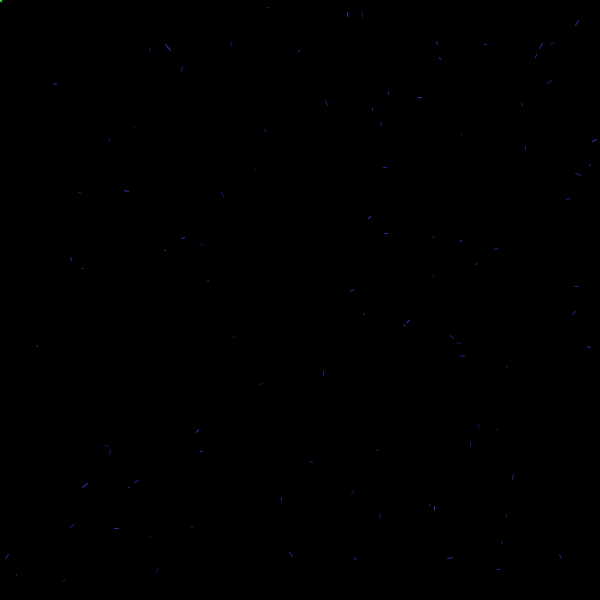
Frame 1 (no input)
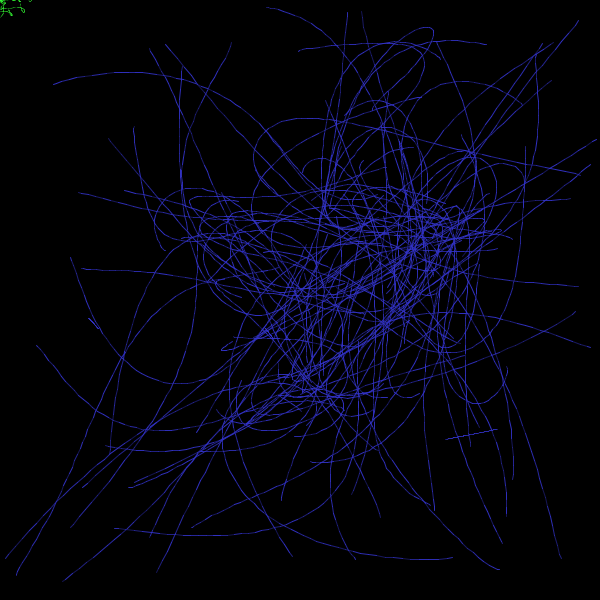
Frame 60 (the mouse pressed at the canvas centre just before this capture)
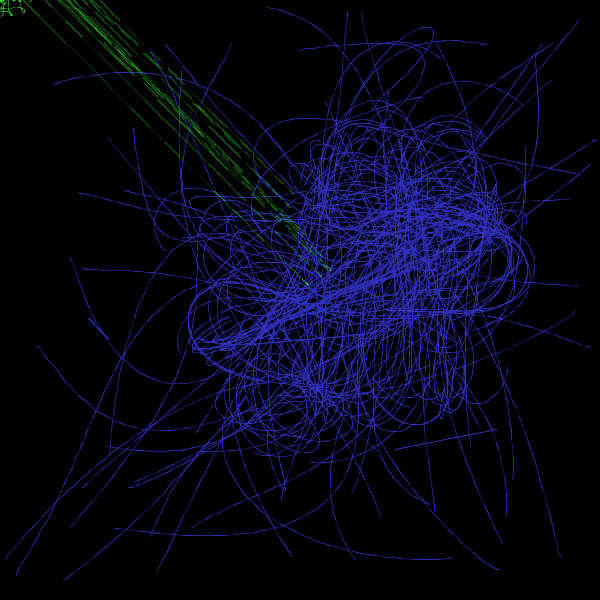
Frame 120 (the mouse held since frame 60 and released just before this capture)

The Processing sketch that drew these frames (run headless with seeded random() and noise(); from frame 60 on, the mouse is pressed at the canvas centre):

// Processing sketch: processing_62928
// ── processing_62928.pde

/***
* Este sketch pertenece a los materiales del taller
* Sistemas Generativos: Cómo adiestrar a la computadora para que haga arte en lugar de uno
* Dictado por Leonardo Solaas en el Centro Cultural de España en Buenos Aires en mayo de 2010
*
* Este código se distribuye bajo licencia GNU/GPL v3: http://www.gnu.org/licenses/gpl.txt
***/

//cantidad de agentes autónomos
int cant2 = 50;
//dibujar las trayectorias o no?
boolean dibujar2 = true;
// darle a cada agente una variación individual?
boolean variar2 = true;

int cant1 = 100;
//dibujar las trayectorias o no?
boolean dibujar1 = true;
// darle a cada agente una variación individual?
boolean variar1 = false;
float rand1;
float rand2;

Bola1 bolas1[];
Bola2 bolas2[];

void setup(){
  size(600, 600);
  background(0);
  //fill (0,64);
  //stroke(255,0,0,50); //  stroke(255,15,50,50);
  smooth();
  
  //crear todos los agentes y almacenarlos en un array
  bolas2 = new Bola2[cant2];
  for(int n=0; n<cant2; n++){
    bolas2[n] = new Bola2();
  }
  
    bolas1 = new Bola1[cant1];
  for(int n=0; n<cant1; n++){
    bolas1[n] = new Bola1();
  }
  //ahora que ya existen todos los agentes, decidir a cuál va a orbitar cada uno
  for(int m=0; m<cant1; m++){
    bolas1[m].orbitarA1(bolas1[int(random(cant1))]);
  }
}

  //crear todos los agentes y almacenarlos en un array


void draw(){
  //si no estamos dibujando las trayectorias, limpiar la pantalla
  if(!dibujar2) background(0);
  
  //recorrer la lista de agentes y moverlos. el primero sigue al mouse, los demás siguen al anterior en la lista
  for(int n=0; n<cant2; n++){
    float x, y;
    if(n == 0){
       x = bolas2[n].x + (mouseX - bolas2[n].x) / 10;
       y = bolas2[n].y + (mouseY - bolas2[n].y) / 10;
    }else{
      x = bolas2[n].x + (bolas2[n-1].x - bolas2[n].x) / 5;
      y = bolas2[n].y + (bolas2[n-1].y - bolas2[n].y) / 5;
    }
    bolas2[n].paso2(x, y);
  }
  
    if(!dibujar1) background(0);
  
  //recorrer todos los agentes y moverlos
  for(int i=0; i<cant1; i++){
    bolas1[i].paso1();
  }
}

//definición de la clase Bola
class Bola2{
  float x, y; //posición actual
  float ax, ay; //posición anterior
  float rx, ry; //variación individual de la posición
  
  Bola2(){
    // determinar valores iniciales de las variables
    ax = x = 0;
    ay = y = 0;
    rx = variar2 ? random(-3, 3) : 0;
    ry = variar2 ? random(-3, 3) : 0;
  }
  
  void paso2(float inputX, float inputY){
    //modificar posición
    x = inputX + rx;
    y = inputY + ry;
    
    //trazar trayectoria o mostrar posición con un círculo
    if(dibujar2){
      rand2 = random(0,150);
      stroke(50,250,50,rand2);
      line(ax, ay, x, y);
      
    }else{
      rand2 = random(100,250);
      stroke(50,250,50,rand2);
      ellipse(x, y, 15, 15);
    }
    
    //almacenar posición actual para el próximo paso
    ax = x;
    ay = y;
  }
}


//definición de la clase Bola

class Bola1{
  // vectores de posición y velocidad
  PVector pos, vel;
  // agente en torno al cual orbita este
  Bola1 sol;
  //velocidad inicial máxima
  float vi = 1;
  //fracción de la distancia al sol que se recorre a cada paso
  float g = variar1 ? random(0.01, 0.1) : 0.01;
  
  Bola1(){
    //valores iniciales de posición y velocidad
    pos = new PVector(random(width), random(height));
    vel = new PVector(random(-vi, vi), random(-vi, vi));
  }
  
  void orbitarA1(Bola1 s){
    sol = s;
  }
  
  void paso1(){
    // almacenar la posición actual antes de cambiarla
    PVector prev = new PVector(pos.x, pos.y);
    //calcular la distancia entre la posición del sol y la mía
    PVector d = PVector.sub(sol.pos, pos);
    //multiplicar la distancia por la fracción de la misma que voy a recorrer en este paso
    d.mult(g);
    //sumar la distancia que voy a recorrer a la velocidad que ya traía
    vel.add(d);
    //modificar mi posición actual sumándole mi velocidad
    pos.add(vel);
    //ponerle un límite máximo a mi velocidad
    vel.limit(5);
    //vel.mult(0.9);
    
    //dibujar trayectoria o círculo en posición actual
    if(dibujar1){
      rand1 = random(100,250);
      stroke(50,50,200,rand1);
      line(prev.x, prev.y, pos.x, pos.y);
    }else{
      rand1 = random(100,250);
      stroke(50,50,200,rand1);
      ellipse(pos.x, pos.y, 10, 10);
    }
    
  }
}
